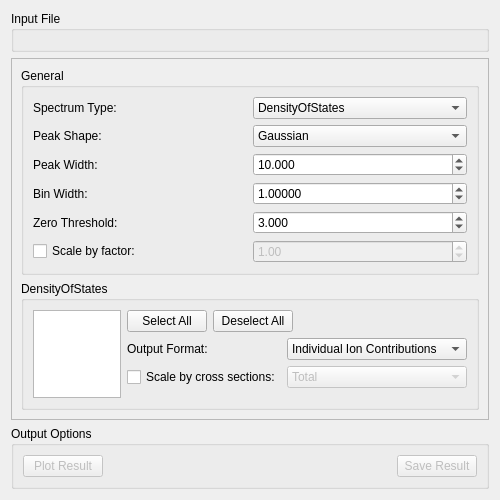
<?xml version="1.0" encoding="UTF-8"?>
<ui version="4.0">
 <class>DensityOfStates</class>
 <widget class="QWidget" name="DensityOfStates">
  <property name="geometry">
   <rect>
    <x>0</x>
    <y>0</y>
    <width>500</width>
    <height>500</height>
   </rect>
  </property>
  <property name="windowTitle">
   <string>Form</string>
  </property>
  <layout class="QVBoxLayout" name="verticalLayout">
   <item>
    <widget class="QGroupBox" name="gbInputFile">
     <property name="title">
      <string>Input File</string>
     </property>
     <layout class="QGridLayout" name="gridLayout">
      <item row="0" column="0">
       <widget class="MantidQt::MantidWidgets::MWRunFiles" name="mwInputFile" native="true">
        <property name="sizePolicy">
         <sizepolicy hsizetype="Preferred" vsizetype="Fixed">
          <horstretch>0</horstretch>
          <verstretch>0</verstretch>
         </sizepolicy>
        </property>
        <property name="label" stdset="0">
         <string/>
        </property>
        <property name="fileExtensions" stdset="0">
         <stringlist>
          <string>.phonon</string>
          <string>.castep</string>
         </stringlist>
        </property>
        <property name="multipleFiles" stdset="0">
         <bool>false</bool>
        </property>
       </widget>
      </item>
     </layout>
    </widget>
   </item>
   <item>
    <widget class="QScrollArea" name="saOptions">
     <property name="widgetResizable">
      <bool>true</bool>
     </property>
     <widget class="QWidget" name="scrollAreaWidgetContents">
      <property name="geometry">
       <rect>
        <x>0</x>
        <y>0</y>
        <width>480</width>
        <height>379</height>
       </rect>
      </property>
      <layout class="QVBoxLayout" name="verticalLayout_3">
       <item>
        <widget class="QGroupBox" name="gbGeneralOptions">
         <property name="title">
          <string>General</string>
         </property>
         <layout class="QGridLayout" name="gridLayout_5">
          <item row="2" column="0">
           <widget class="QLabel" name="lbPeakWidth">
            <property name="text">
             <string>Peak Width:</string>
            </property>
           </widget>
          </item>
          <item row="0" column="1">
           <widget class="QComboBox" name="cbSpectrumType">
            <property name="toolTip">
             <string>&lt;html&gt;&lt;head/&gt;&lt;body&gt;&lt;p&gt;Select type of intensities to extract from file.&lt;/p&gt;&lt;/body&gt;&lt;/html&gt;</string>
            </property>
            <item>
             <property name="text">
              <string>DensityOfStates</string>
             </property>
            </item>
            <item>
             <property name="text">
              <string>IR</string>
             </property>
            </item>
            <item>
             <property name="text">
              <string>Raman</string>
             </property>
            </item>
           </widget>
          </item>
          <item row="1" column="0">
           <widget class="QLabel" name="lbPeakShape">
            <property name="text">
             <string>Peak Shape:</string>
            </property>
           </widget>
          </item>
          <item row="1" column="1">
           <widget class="QComboBox" name="cbPeakShape">
            <property name="toolTip">
             <string>&lt;html&gt;&lt;head/&gt;&lt;body&gt;&lt;p&gt;Shape of peaks to fit.&lt;/p&gt;&lt;/body&gt;&lt;/html&gt;</string>
            </property>
            <item>
             <property name="text">
              <string>Gaussian</string>
             </property>
            </item>
            <item>
             <property name="text">
              <string>Lorentzian</string>
             </property>
            </item>
           </widget>
          </item>
          <item row="2" column="1">
           <widget class="QDoubleSpinBox" name="spPeakWidth">
            <property name="toolTip">
             <string>&lt;html&gt;&lt;head/&gt;&lt;body&gt;&lt;p&gt;FWHM to broaden peaks by.&lt;/p&gt;&lt;/body&gt;&lt;/html&gt;</string>
            </property>
            <property name="decimals">
             <number>3</number>
            </property>
            <property name="maximum">
             <double>1000.000000000000000</double>
            </property>
            <property name="singleStep">
             <double>0.100000000000000</double>
            </property>
            <property name="value">
             <double>10.000000000000000</double>
            </property>
           </widget>
          </item>
          <item row="3" column="1">
           <widget class="QDoubleSpinBox" name="spBinWidth">
            <property name="toolTip">
             <string>&lt;html&gt;&lt;head/&gt;&lt;body&gt;&lt;p&gt;Width of bins to use for histogram rebinning (in eV or cm&lt;span style=&quot; vertical-align:super;&quot;&gt;-1&lt;/span&gt;).&lt;/p&gt;&lt;/body&gt;&lt;/html&gt;</string>
            </property>
            <property name="decimals">
             <number>5</number>
            </property>
            <property name="maximum">
             <double>1000.000000000000000</double>
            </property>
            <property name="singleStep">
             <double>0.100000000000000</double>
            </property>
            <property name="value">
             <double>1.000000000000000</double>
            </property>
           </widget>
          </item>
          <item row="3" column="0">
           <widget class="QLabel" name="lbBinWidth">
            <property name="text">
             <string>Bin Width:</string>
            </property>
           </widget>
          </item>
          <item row="0" column="0">
           <widget class="QLabel" name="lbSpectrumType">
            <property name="text">
             <string>Spectrum Type:</string>
            </property>
           </widget>
          </item>
          <item row="4" column="0">
           <widget class="QLabel" name="lbZeroThreshold">
            <property name="text">
             <string>Zero Threshold:</string>
            </property>
           </widget>
          </item>
          <item row="4" column="1">
           <widget class="QDoubleSpinBox" name="spZeroThreshold">
            <property name="toolTip">
             <string>&lt;html&gt;&lt;head/&gt;&lt;body&gt;&lt;p&gt;Threshold intensity at below which to ignore frequencies.&lt;/p&gt;&lt;/body&gt;&lt;/html&gt;</string>
            </property>
            <property name="decimals">
             <number>3</number>
            </property>
            <property name="maximum">
             <double>1000.000000000000000</double>
            </property>
            <property name="singleStep">
             <double>0.100000000000000</double>
            </property>
            <property name="value">
             <double>3.000000000000000</double>
            </property>
           </widget>
          </item>
          <item row="5" column="1">
           <widget class="QDoubleSpinBox" name="spScale">
            <property name="enabled">
             <bool>false</bool>
            </property>
            <property name="toolTip">
             <string>&lt;html&gt;&lt;head/&gt;&lt;body&gt;&lt;p&gt;Factor by which to scale result.&lt;/p&gt;&lt;/body&gt;&lt;/html&gt;</string>
            </property>
            <property name="maximum">
             <double>1000.000000000000000</double>
            </property>
            <property name="singleStep">
             <double>0.100000000000000</double>
            </property>
            <property name="value">
             <double>1.000000000000000</double>
            </property>
           </widget>
          </item>
          <item row="5" column="0">
           <widget class="QCheckBox" name="ckScale">
            <property name="toolTip">
             <string>&lt;html&gt;&lt;head/&gt;&lt;body&gt;&lt;p&gt;Toggle result scaling.&lt;/p&gt;&lt;/body&gt;&lt;/html&gt;</string>
            </property>
            <property name="text">
             <string>Scale by factor:</string>
            </property>
           </widget>
          </item>
         </layout>
        </widget>
       </item>
       <item>
        <widget class="QStackedWidget" name="swOptions">
         <property name="sizePolicy">
          <sizepolicy hsizetype="Preferred" vsizetype="Preferred">
           <horstretch>0</horstretch>
           <verstretch>0</verstretch>
          </sizepolicy>
         </property>
         <property name="currentIndex">
          <number>0</number>
         </property>
         <widget class="QWidget" name="pgDOS">
          <layout class="QGridLayout" name="gridLayout_2">
           <property name="margin">
            <number>0</number>
           </property>
           <item row="0" column="0">
            <widget class="QGroupBox" name="gbDOS">
             <property name="sizePolicy">
              <sizepolicy hsizetype="Preferred" vsizetype="Preferred">
               <horstretch>0</horstretch>
               <verstretch>0</verstretch>
              </sizepolicy>
             </property>
             <property name="baseSize">
              <size>
               <width>0</width>
               <height>60</height>
              </size>
             </property>
             <property name="title">
              <string>DensityOfStates</string>
             </property>
             <layout class="QGridLayout" name="gridLayout_7">
              <item row="0" column="0">
               <widget class="QListWidget" name="lwIons">
                <property name="sizePolicy">
                 <sizepolicy hsizetype="Preferred" vsizetype="Expanding">
                  <horstretch>0</horstretch>
                  <verstretch>0</verstretch>
                 </sizepolicy>
                </property>
                <property name="baseSize">
                 <size>
                  <width>0</width>
                  <height>50</height>
                 </size>
                </property>
               </widget>
              </item>
              <item row="0" column="1">
               <layout class="QGridLayout" name="gridLayout_8">
                <item row="3" column="0">
                 <widget class="QCheckBox" name="ckCrossSectionScale">
                  <property name="text">
                   <string>Scale by cross sections:</string>
                  </property>
                 </widget>
                </item>
                <item row="1" column="0" colspan="2">
                 <layout class="QHBoxLayout" name="horizontalLayout_3">
                  <item>
                   <widget class="QPushButton" name="pbSelectAllIons">
                    <property name="sizePolicy">
                     <sizepolicy hsizetype="Fixed" vsizetype="Fixed">
                      <horstretch>0</horstretch>
                      <verstretch>0</verstretch>
                     </sizepolicy>
                    </property>
                    <property name="toolTip">
                     <string>&lt;html&gt;&lt;head/&gt;&lt;body&gt;&lt;p&gt;Add all ions to partial DoS.&lt;/p&gt;&lt;/body&gt;&lt;/html&gt;</string>
                    </property>
                    <property name="text">
                     <string>Select All</string>
                    </property>
                   </widget>
                  </item>
                  <item>
                   <widget class="QPushButton" name="pbDeselectAllIons">
                    <property name="sizePolicy">
                     <sizepolicy hsizetype="Fixed" vsizetype="Fixed">
                      <horstretch>0</horstretch>
                      <verstretch>0</verstretch>
                     </sizepolicy>
                    </property>
                    <property name="toolTip">
                     <string>&lt;html&gt;&lt;head/&gt;&lt;body&gt;&lt;p&gt;Remove all ions from partial DoS.&lt;/p&gt;&lt;/body&gt;&lt;/html&gt;</string>
                    </property>
                    <property name="text">
                     <string>Deselect All</string>
                    </property>
                   </widget>
                  </item>
                  <item>
                   <spacer name="horizontalSpacer">
                    <property name="orientation">
                     <enum>Qt::Horizontal</enum>
                    </property>
                    <property name="sizeHint" stdset="0">
                     <size>
                      <width>40</width>
                      <height>20</height>
                     </size>
                    </property>
                   </spacer>
                  </item>
                 </layout>
                </item>
                <item row="3" column="1">
                 <widget class="QComboBox" name="cbCrossSectionScale">
                  <property name="enabled">
                   <bool>false</bool>
                  </property>
                  <item>
                   <property name="text">
                    <string>Total</string>
                   </property>
                  </item>
                  <item>
                   <property name="text">
                    <string>Incoherent</string>
                   </property>
                  </item>
                  <item>
                   <property name="text">
                    <string>Coherent</string>
                   </property>
                  </item>
                 </widget>
                </item>
                <item row="2" column="0">
                 <widget class="QLabel" name="lbOutputFormat">
                  <property name="text">
                   <string>Output Format:</string>
                  </property>
                 </widget>
                </item>
                <item row="2" column="1">
                 <widget class="QComboBox" name="cbOutputFormat">
                  <item>
                   <property name="text">
                    <string>Individual Ion Contributions</string>
                   </property>
                  </item>
                  <item>
                   <property name="text">
                    <string>Sum Ion Contributions</string>
                   </property>
                  </item>
                  <item>
                   <property name="text">
                    <string>Calculate Individual Indices</string>
                   </property>
                  </item>
                 </widget>
                </item>
                <item row="4" column="0" colspan="2">
                 <spacer name="verticalSpacer">
                  <property name="orientation">
                   <enum>Qt::Vertical</enum>
                  </property>
                  <property name="sizeHint" stdset="0">
                   <size>
                    <width>20</width>
                    <height>40</height>
                   </size>
                  </property>
                 </spacer>
                </item>
               </layout>
              </item>
             </layout>
            </widget>
           </item>
          </layout>
         </widget>
         <widget class="QWidget" name="pgIR">
          <property name="sizePolicy">
           <sizepolicy hsizetype="Preferred" vsizetype="Preferred">
            <horstretch>0</horstretch>
            <verstretch>0</verstretch>
           </sizepolicy>
          </property>
          <layout class="QGridLayout" name="gridLayout_3">
           <property name="margin">
            <number>0</number>
           </property>
          </layout>
         </widget>
         <widget class="QWidget" name="pgRaman">
          <layout class="QGridLayout" name="gridLayout_4">
           <property name="margin">
            <number>0</number>
           </property>
           <item row="0" column="0">
            <widget class="QGroupBox" name="gbRaman">
             <property name="sizePolicy">
              <sizepolicy hsizetype="Preferred" vsizetype="Preferred">
               <horstretch>0</horstretch>
               <verstretch>0</verstretch>
              </sizepolicy>
             </property>
             <property name="title">
              <string>Raman</string>
             </property>
             <layout class="QGridLayout" name="gridLayout_6">
              <item row="0" column="0">
               <widget class="QLabel" name="lbTemperature">
                <property name="text">
                 <string>Temperature:</string>
                </property>
               </widget>
              </item>
              <item row="0" column="1">
               <widget class="QDoubleSpinBox" name="spTemperature">
                <property name="suffix">
                 <string> K</string>
                </property>
                <property name="decimals">
                 <number>3</number>
                </property>
                <property name="maximum">
                 <double>1000.000000000000000</double>
                </property>
                <property name="singleStep">
                 <double>10.000000000000000</double>
                </property>
                <property name="value">
                 <double>300.000000000000000</double>
                </property>
               </widget>
              </item>
             </layout>
            </widget>
           </item>
           <item row="1" column="0">
            <spacer name="verticalSpacer_4">
             <property name="orientation">
              <enum>Qt::Vertical</enum>
             </property>
             <property name="sizeHint" stdset="0">
              <size>
               <width>20</width>
               <height>40</height>
              </size>
             </property>
            </spacer>
           </item>
          </layout>
         </widget>
        </widget>
       </item>
      </layout>
     </widget>
    </widget>
   </item>
   <item>
    <widget class="QGroupBox" name="gbOutput">
     <property name="sizePolicy">
      <sizepolicy hsizetype="Preferred" vsizetype="Fixed">
       <horstretch>0</horstretch>
       <verstretch>0</verstretch>
      </sizepolicy>
     </property>
     <property name="title">
      <string>Output Options</string>
     </property>
     <layout class="QHBoxLayout" name="horizontalLayout">
      <item>
       <widget class="QPushButton" name="pbPlot">
        <property name="enabled">
         <bool>false</bool>
        </property>
        <property name="text">
         <string>Plot Result</string>
        </property>
       </widget>
      </item>
      <item>
       <spacer name="spOutput">
        <property name="orientation">
         <enum>Qt::Horizontal</enum>
        </property>
        <property name="sizeHint" stdset="0">
         <size>
          <width>40</width>
          <height>20</height>
         </size>
        </property>
       </spacer>
      </item>
      <item>
       <widget class="QPushButton" name="pbSave">
        <property name="enabled">
         <bool>false</bool>
        </property>
        <property name="text">
         <string>Save Result</string>
        </property>
       </widget>
      </item>
     </layout>
    </widget>
   </item>
  </layout>
 </widget>
 <customwidgets>
  <customwidget>
   <class>MantidQt::MantidWidgets::MWRunFiles</class>
   <extends>QWidget</extends>
   <header>MantidQtMantidWidgets/MWRunFiles.h</header>
  </customwidget>
 </customwidgets>
 <tabstops>
  <tabstop>mwInputFile</tabstop>
  <tabstop>pbPlot</tabstop>
  <tabstop>pbSave</tabstop>
 </tabstops>
 <resources/>
 <connections>
  <connection>
   <sender>ckScale</sender>
   <signal>toggled(bool)</signal>
   <receiver>spScale</receiver>
   <slot>setEnabled(bool)</slot>
   <hints>
    <hint type="sourcelabel">
     <x>119</x>
     <y>237</y>
    </hint>
    <hint type="destinationlabel">
     <x>324</x>
     <y>238</y>
    </hint>
   </hints>
  </connection>
  <connection>
   <sender>cbSpectrumType</sender>
   <signal>currentIndexChanged(int)</signal>
   <receiver>swOptions</receiver>
   <slot>setCurrentIndex(int)</slot>
   <hints>
    <hint type="sourcelabel">
     <x>348</x>
     <y>99</y>
    </hint>
    <hint type="destinationlabel">
     <x>241</x>
     <y>369</y>
    </hint>
   </hints>
  </connection>
  <connection>
   <sender>pbSelectAllIons</sender>
   <signal>clicked()</signal>
   <receiver>lwIons</receiver>
   <slot>selectAll()</slot>
   <hints>
    <hint type="sourcelabel">
     <x>334</x>
     <y>301</y>
    </hint>
    <hint type="destinationlabel">
     <x>158</x>
     <y>346</y>
    </hint>
   </hints>
  </connection>
  <connection>
   <sender>pbDeselectAllIons</sender>
   <signal>clicked()</signal>
   <receiver>lwIons</receiver>
   <slot>clearSelection()</slot>
   <hints>
    <hint type="sourcelabel">
     <x>421</x>
     <y>301</y>
    </hint>
    <hint type="destinationlabel">
     <x>158</x>
     <y>346</y>
    </hint>
   </hints>
  </connection>
  <connection>
   <sender>ckCrossSectionScale</sender>
   <signal>toggled(bool)</signal>
   <receiver>cbCrossSectionScale</receiver>
   <slot>setEnabled(bool)</slot>
   <hints>
    <hint type="sourcelabel">
     <x>280</x>
     <y>357</y>
    </hint>
    <hint type="destinationlabel">
     <x>418</x>
     <y>358</y>
    </hint>
   </hints>
  </connection>
 </connections>
</ui>
